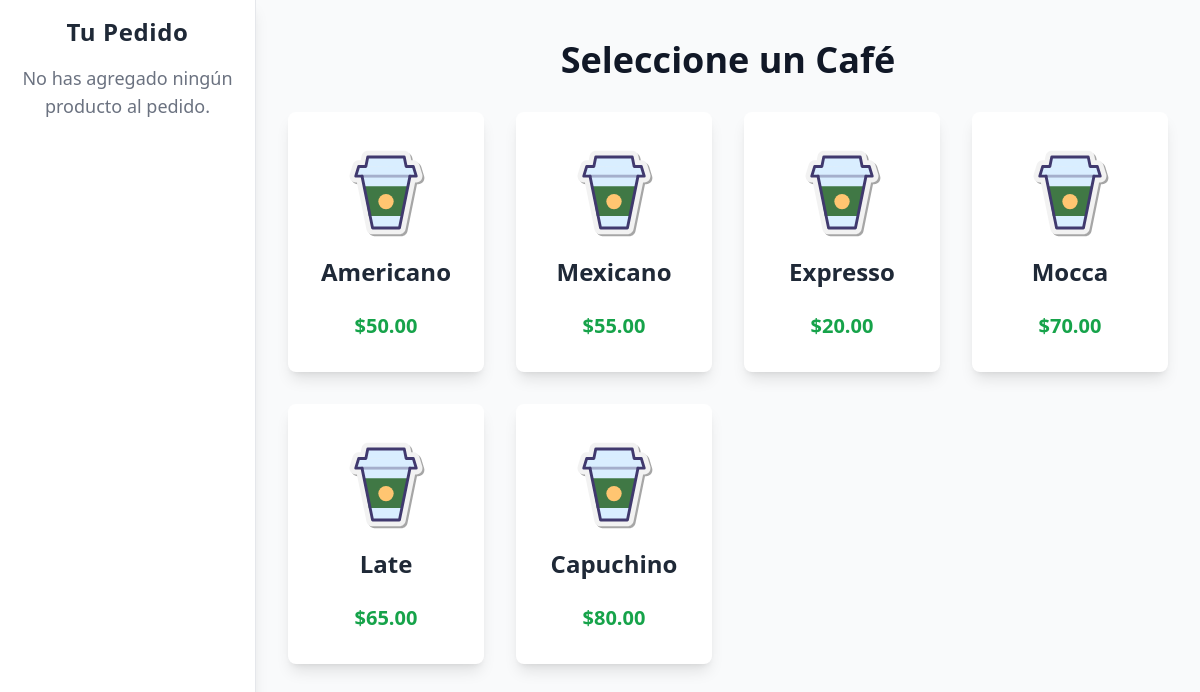
The page /productos on the database its author committed.
### app/models.py (models this page shows)
class Producto(db.Model):
    __tablename__ = 'productos'
    id = db.Column(db.Integer, primary_key=True)
    nombre = db.Column(db.String(50), nullable=False)
    descripcion = db.Column(db.Text, nullable=True)
    precio_base = db.Column(db.Float, nullable=False)
    opciones = db.relationship('Opcion', backref='producto', lazy=True)

### app/views.py (the view)
    @app.route('/productos')
    def listar_productos():
        productos = Producto.query.all()
        return render_template('pedidos/menu/productos.html', productos=productos)

### app/templates/pedidos/menu/productos.html (shortened to what this page needs)
{% extends "pedidos/menu/base.html" %}
{% block content %}
<div class="w-full h-full px-4 py-6">
    <h2 class="text-4xl font-bold mb-8 text-center">Seleccione un Café</h2>
    <div class="grid grid-cols-2 sm:grid-cols-3 lg:grid-cols-4 xl:grid-cols-5 gap-8">
        {% for producto in productos %}
        <a href="{{ url_for('seleccionar_tamano', producto_id=producto.id) }}"
           class="block bg-white rounded-lg shadow-lg hover:shadow-2xl transform transition-transform duration-300 hover:scale-105">
            <div class="p-8 flex flex-col items-center">
                <img src="{{ url_for('static', filename='SVG/coffee-to-go.svg') }}"
                     alt="Café"
                     class="w-24 h-24 mb-4">
                <h3 class="text-2xl font-semibold text-gray-800 mb-2">{{ producto.nombre }}</h3>
                <p class="text-xl font-bold text-green-600 mt-4">
                    ${{ '%.2f' | format(producto.precio_base) }}
                </p>
            </div>
        </a>
        {% endfor %}
    </div>
</div>
{% endblock %}

### rows shown on the page
Producto: nombre "Americano", precio_base "50.00"
Producto: nombre "Mexicano", precio_base "55.00"
Producto: nombre "Expresso", precio_base "20.00"
Producto: nombre "Mocca", precio_base "70.00"
Producto: nombre "Late", precio_base "65.00"
Producto: nombre "Capuchino", precio_base "80.00"
